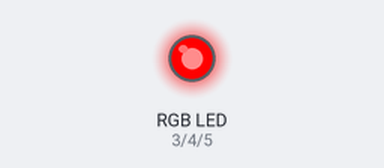
Simulated run of this sketch. Board: Arduino Uno, built with avr-gcc and run on an emulated ATmega328P. Parts: an RGB LED mixed from three pins (HIGH = lit).

Above: at 0.1 s.
Timing chart, 0 to 1.6 s (numbered marks = the images above):
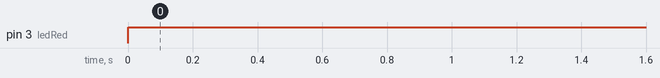

Measured:
- by itself, pin 3 (ledRed): LOW → HIGH at 0.00 s

The sketch:

HSV2RGB.ino
```cpp
byte r, g, b;

int ledRed = 3;
int ledGreen = 4;
int ledBlue = 5;

int hue = 0;
int saturation = 100;
int value = 100;

void setup() {
  // put your setup code here, to run once:

}

void loop() {
  // put your main code here, to run repeatedly:
  HSV_to_RGB(hue, saturation , value, r, g, b);
  analogWrite(ledRed, r);
  analogWrite(ledGreen, g);
  analogWrite(ledBlue, b);

}


void HSV_to_RGB(float h, float s, float v, byte &r, byte &g, byte &b) {
  int i;
  float f, p, q, t;

  h = max(0.0f, min(360.0f, h));
  s = max(0.0f, min(100.0f, s));
  v = max(0.0f, min(100.0f, v));
  s /= 100.0f;
  v /= 100.0f;

  if (s == 0) {
    // Achromatic (grey)
    r = g = b = round(v * 255.0f);
    return;
  }

  h /= 60.0f; // sector 0 to 5
  i = floor(h);
  f = h - i; // factorial part of h
  p = v * (1.0f - s);
  q = v * (1.0f - s * f);
  t = v * (1.0f - s * (1.0f - f));
  switch (i) {
    case 0:
      r = round(255.0f * v);
      g = round(255.0f * t);
      b = round(255.0f * p);
      break;
    case 1:
      r = round(255.0f * q);
      g = round(255.0f * v);
      b = round(255.0f * p);
      break;
    case 2:
      r = round(255.0f * p);
      g = round(255.0f * v);
      b = round(255.0f * t);
      break;
    case 3:
      r = round(255.0f * p);
      g = round(255.0f * q);
      b = round(255.0f * v);
      break;
    case 4:
      r = round(255.0f * t);
      g = round(255.0f * p);
      b = round(255.0f * v);
      break;
    default: // case 5:
      r = round(255.0f * v);
      g = round(255.0f * p);
      b = round(255.0f * q);
  }
}
```
